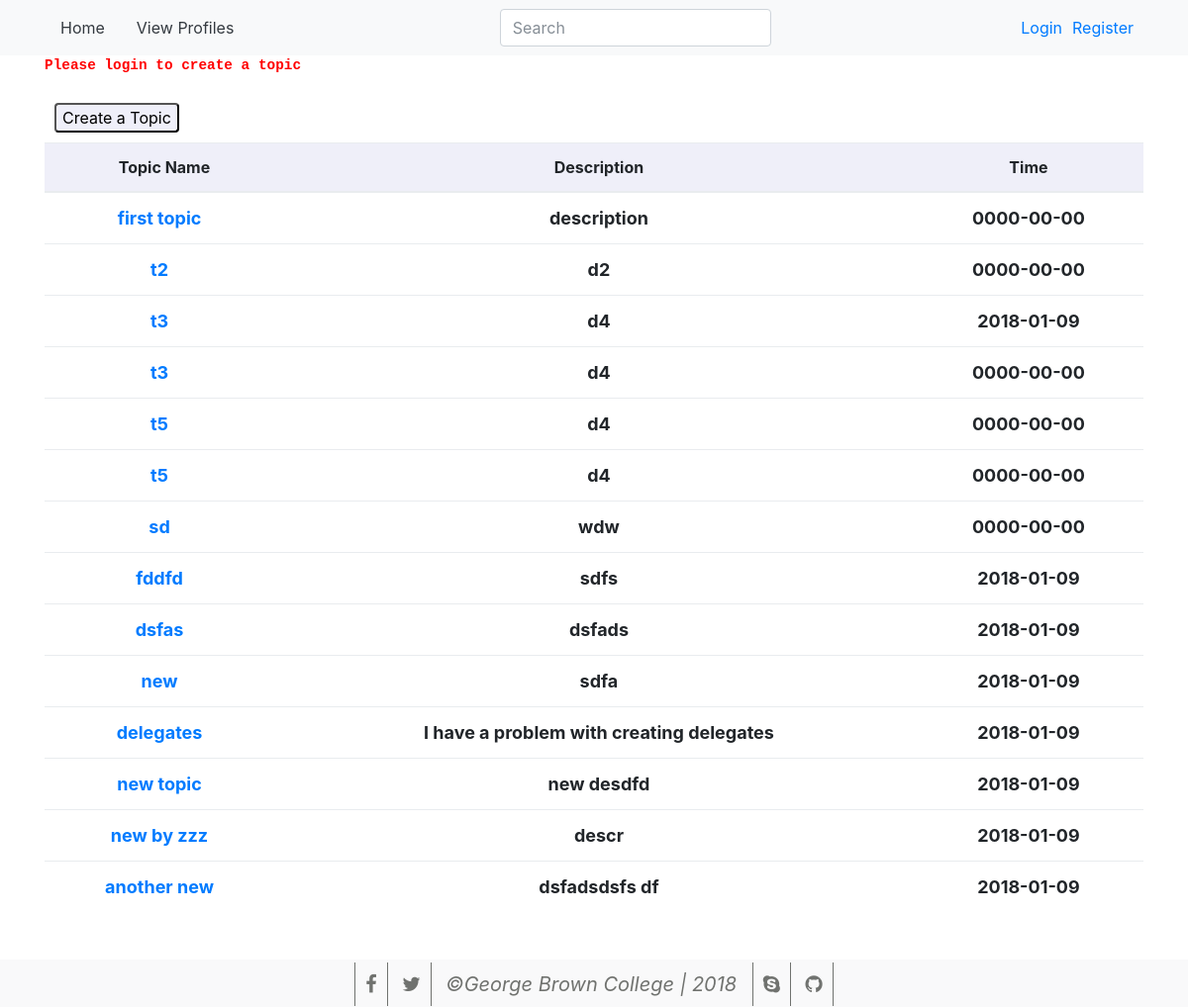
The page / on the database its author committed.
### tables this page shows
CREATE TABLE `topics` (
  `Topic_id` int(5) UNSIGNED NOT NULL,
  `Student_name` varchar(70) NOT NULL,
  `Topic_title` varchar(150) NOT NULL,
  `Topic_description` text NOT NULL,
  `Topic_cont` text NOT NULL,
  `Date_posted` date NOT NULL,
  `Views` int(5) UNSIGNED NOT NULL
);

### all php/process.php (the view, shortened to what this page needs)
<?php
include 'setup/pathname.php';
function view_all_topic()
{
    global $db_conctn,$results_tqry, $tqry;
    $sql_topic_query="SELECT * FROM topics";
    $results_tqry=mysqli_query($db_conctn,$sql_topic_query);
    echo '<thead>
        <tr style="background-color: #efeff9;  ">
            <th>Topic Name</th>
            <th>Description</th>
            <th>Time</th>
        </tr>
        </thead>';
foreach ($results_tqry as $tqry){
    $t=$tqry['Topic_title'];
   $d=$tqry['Topic_description'];
    $t_id=$tqry['Topic_id'];
    $t_time=$tqry['Date_posted'];
    echo '<tr class="tbl_discn">';
    echo "<td><a href='showtopic.php?tid=".$t_id."'>$t</a></td>
    <td>$d</td>
    <td>$t_time</td>";
    echo '</tr>';
}
}
function topic_authentication()
{
        if(isset($_SESSION['username']))
        {
            return true;
        }
        else{
            echo "<pre style='color: red;'><b>Please login to create a topic</b></pre>";
        }
}

### all html/header.php (shortened to what this page needs)
<!DOCTYPE html>
<html lang="en">
<head>
    <link href="../css/bootstrap.min.css" rel="stylesheet">
    <link href="../css/style.css" rel="stylesheet">
    <link rel="stylesheet" href="../css/font-awesome.min.css">
</head>
<body>
<nav class="navbar navbar-inverse bg-light">
    <div class="container">
        <ul class="nav justify-content-between">
            <li><a class="nav-link text-dark" href="../public/index.php">Home</a></li>
            <li><a class="nav-link text-dark" href="../public/viewprofile.php">View Profiles</a></li>
        </ul>
        <form method="post" class="form-inline navbar-form">
            <input type="text" class="form-control" placeholder="Search" name="search">
        </form>
        <?php
        if(isset($_SESSION['stuid'])&&isset($_SESSION['username']))
        {
            echo
            ' <a href="../public/logout.php">Logout</a>';
        }
        elseif (isset($_SESSION['username']))
        {
            echo
            ' <a href="../public/logout.php">Logout</a>';
        }
        else{
            echo
            '<ul class="nav justify-content-between">
            <li ><a href="../public/login.php">Login</a></li>
            <li ><a href="../public/create.php">Register</a></li>
            </ul>';
        }
        ?>
    </div>
</nav>

### public/index.php (shortened to what this page needs)
<?php include '../all php/process.php' ?>
<?php include html_path.ds.'header.php' ?>
    <div class="container">
        <table class="table table-hover" id="tbl_discussion">
            <?php
            if(topic_authentication())
            {
                if(isset($_POST['topsub']))
                {
                    header("location: topic.php");
                }
            }
            echo '
<form method="post" >
<input class="rounded" style="background-color:#efeff9; margin: 10px" type="submit" name="topsub" value="Create a Topic">
</form>';
            view_all_topic();
            ?>
        </table>
    </div>
<?php include html_path.ds.'footer.php' ?>

### all html/footer.php
<footer class="footer">
    <div class="container text-center">
        <a href="#"><i class="fa fa-facebook"></i></a>
        <a href="#"><i class="fa fa-twitter"></i></a>
        <a href="#"><i>&copyGeorge Brown College | <?php echo date('Y'); ?> </i></a>
        <a href="#"><i class="fa fa-skype"></i></a>
        <a href="#"><i class="fa fa-github"></i></a>
    </div>
</footer>
</html>

### css/style.css (style rules this page uses)
#tbl_discussion,#tbl_recent,#tbl_popular { width: 100%; text-align: center; }
td { padding: 10px; text-align: center; font-size: large; font-weight: bold; }
a { padding-right: 10px; }
footer { clear: both; position: relative; z-index: 10; height: 3em; margin-top: 3em; }
footer { background: #f9f9fa; padding: 10px 0; }
footer a { color: #70726F; font-size: 20px; padding: 10px; border-right: 1px solid #70726F; transition: all .5s ease; }
footer a:first-child { border-left: 1px solid #70726F; }

### rows shown on the page
topics: Topic_title "first topic", Topic_description "description", Date_posted "0000-00-00"
topics: Topic_title "t2", Topic_description "d2", Date_posted "0000-00-00"
topics: Topic_title "t3", Topic_description "d4", Date_posted "2018-01-09"
topics: Topic_title "t3", Topic_description "d4", Date_posted "0000-00-00"
topics: Topic_title "t5", Topic_description "d4", Date_posted "0000-00-00"
topics: Topic_title "t5", Topic_description "d4", Date_posted "0000-00-00"
topics: Topic_title "sd", Topic_description "wdw", Date_posted "0000-00-00"
topics: Topic_title "fddfd", Topic_description "sdfs", Date_posted "2018-01-09"
topics: Topic_title "dsfas", Topic_description "dsfads", Date_posted "2018-01-09"
topics: Topic_title "new", Topic_description "sdfa", Date_posted "2018-01-09"
topics: Topic_title "delegates", Topic_description "I have a problem with creating delegates", Date_posted "2018-01-09"
topics: Topic_title "new topic", Topic_description "new desdfd", Date_posted "2018-01-09"
topics: Topic_title "new by zzz", Topic_description "descr", Date_posted "2018-01-09"
topics: Topic_title "another new", Topic_description "dsfadsdsfs df", Date_posted "2018-01-09"
